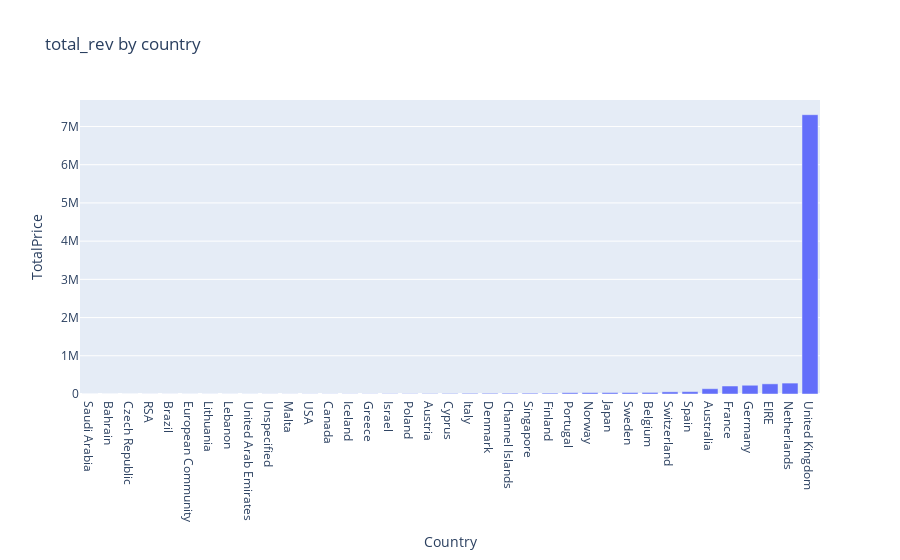

Here is the notebook cell this chart was saved with:
### Markdown cell above
국가별  차이가 매우 크다는 것은 숫자로는 확인했다. 하지만 이를 시각화하고자 한다.

### Code cell
px.bar(rev_by_country,
       title = 'total_rev by country',
       y = 'TotalPrice')

### Figure 1 — Plotly figure (JSON) as saved in the notebook; plotly's stock layout.template omitted (floating-point values rounded to 4 significant figures)
{"data": [{"alignmentgroup": "True", "hovertemplate": "Country=%{x}<br>TotalPrice=%{y}<extra></extra>", "legendgroup": "", "marker": {"color": "#636efa", "pattern": {"shape": ""}}, "name": "", "offsetgroup": "", "orientation": "v", "showlegend": false, "textposition": "auto", "type": "bar", "x": ["Saudi Arabia", "Bahrain", "Czech Republic", "RSA", "Brazil", "European Community", "Lithuania", "Lebanon", "United Arab Emirates", "Unspecified", "Malta", "USA", "Canada", "Iceland", "Greece", "Israel", "Poland", "Austria", "Cyprus", "Italy", "Denmark", "Channel Islands", "Singapore", "Finland", "Portugal", "Norway", "Japan", "Sweden", "Belgium", "Switzerland", "Spain", "Australia", "France", "Germany", "EIRE", "Netherlands", "United Kingdom"], "xaxis": "x", "y": [145.9, 548.4, 826.7, 1002.0, 1144.0, 1300.0, 1661.0, 1694.0, 1902.0, 2667.0, 2726.0, 3580.0, 3666.0, 4310.0, 4761.0, 7222.0, 7335.0, 10200.0, 13590.0, 17480.0, 18960.0, 20450.0, 21280.0, 22550.0, 33440.0, 36170.0, 37420.0, 38380.0, 41200.0, 56440.0, 61580.0, 138500.0, 209000.0, 228900.0, 265500.0, 285400.0, 7308000.0], "yaxis": "y"}], "layout": {"barmode": "relative", "legend": {"tracegroupgap": 0}, "title": {"text": "total_rev by country"}, "xaxis": {"anchor": "y", "domain": [0, 1], "title": {"text": "Country"}}, "yaxis": {"anchor": "x", "domain": [0, 1], "title": {"text": "TotalPrice"}}}}
